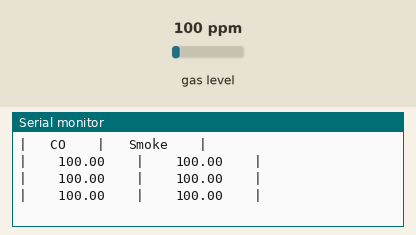
The sketch below on a simulated Arduino Uno, built with avr-gcc and run on an emulated ATmega328P. Parts: the last lines printed to the serial monitor. The inputs (shaded band) are chosen by the test bench; at power-on: gas level 100 ppm.

Above: at 1.2 s.
1.3 s: gas level set to 20 ppm
At 2.0 s:
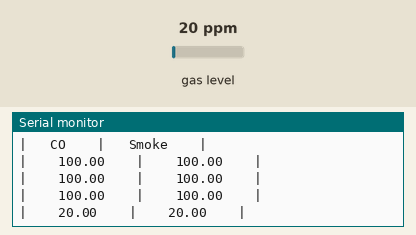
2.8 s: gas level set to 250 ppm
At 3.5 s:
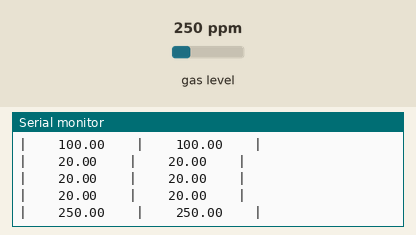
Timing chart, 0 to 5.8 s (numbered marks = the images above; inputs shaded):
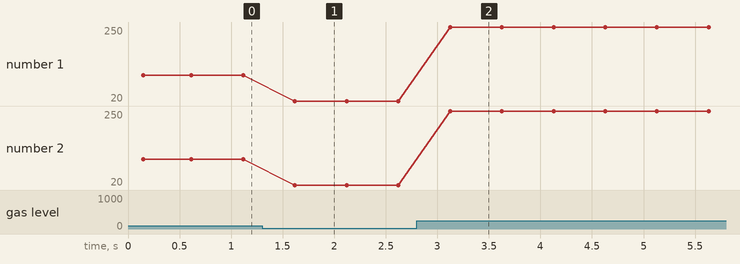

Measured:
- after the input at 1.3 s, the serial monitor: prints a new line after 0.32 s (image 1)
- after the input at 2.8 s, the serial monitor: prints a new line after 0.32 s (image 2)
- plotted number 1: 100 → 20 after the input at 1.3 s, 20 → 250 after the input at 2.8 s
- plotted number 2: 100 → 20 after the input at 1.3 s, 20 → 250 after the input at 2.8 s

The sketch:

MQ4.ino
```cpp
/**
 * @file MQ4.ino
 *
 * @author Jonathan Camenzuli
 *
 * @brief MQ4 Sensor Test
 *
 * Source code is part of my Final Year Project in Computer Engineering (2022/23) entitled
 * "Miniature implementation of an IoT-based Smart City"
 *
 * @date 10/05/2023
 *
 * @section hardware Hardware
 * -  Arduino MKR NB 1500
 * -  MQ4 Gas Sensor
 */

// Include the library
#include <MQUnifiedsensor.h>

// Definitions
#define board "Arduino UNO"
#define Voltage_Resolution 3.3
#define pin A1                // Analog input 0 of your arduino
#define type "MQ-4"           // MQ4
#define ADC_Bit_Resolution 10 // For arduino UNO/MEGA/NANO
#define RatioMQ4CleanAir 4.4  // RS/R0 = 4.4 ppm

// Declare Sensor
MQUnifiedsensor MQ4(board, Voltage_Resolution, ADC_Bit_Resolution, pin, type);

void setup()
{
    // Init the serial port communication - to debug the library
    Serial.begin(9600); // Init serial port

    // Waiting for Serial port to Connect
    while (!Serial)
        ;

    // Set math model to calculate the PPM concentration and the value of constants
    // delay(2500);
    MQ4.setRegressionMethod(0); // PPM = 10^{[log10(ratio)-b]/a}

    /*****************************  MQ Init ********************************************/
    // Remarks: Configure the pin of arduino as input.
    /************************************************************************************/
    MQ4.init();
    MQ4.setRL(1);

    /*
      //If the RL value is different from 10K please assign your RL value with the following method:
      MQ4.setRL(37);
    */
    /*****************************  MQ CAlibration ********************************************/
    // Explanation:
    // In this routine the sensor will measure the resistance of the sensor supposedly before being pre-heated
    // and on clean air (Calibration conditions), setting up R0 value.
    // We recomend executing this routine only on setup in laboratory conditions.
    // This routine does not need to be executed on each restart, you can load your R0 value from eeprom.
    // Acknowledgements: https://jayconsystems.com/blog/understanding-a-gas-sensor
    Serial.print("Calibrating please wait.");
    float calcR0 = 0;
    for (int i = 1; i <= 10; i++)
    {
        MQ4.update(); // Update data, the arduino will read the voltage from the analog pin
        calcR0 += MQ4.calibrate(RatioMQ4CleanAir);
        Serial.print(".");
    }
    Serial.print("calcR0:");
    Serial.println(calcR0);
    MQ4.setR0(calcR0 / 10);
    Serial.println("  done!.");

    if (isinf(calcR0))
    {
        Serial.println("Warning: Conection issue, R0 is infinite (Open circuit detected) please check your wiring and supply");
        while (1)
            ;
    }
    if (calcR0 == 0)
    {
        Serial.println("Warning: Conection issue found, R0 is zero (Analog pin shorts to ground) please check your wiring and supply");
        while (1)
            ;
    }
    /*****************************  MQ CAlibration ********************************************/

    Serial.println("*************** Values from MQ-4 **********************");
    Serial.println("|   CO    |   Smoke    |");
}

void loop()
{
    MQ4.update(); // Update data, the arduino will read the voltage from the analog pin

    MQ4.setA(-0.05849699);
    MQ4.setB(0.75427267);        // Configure the equation to to calculate CO concentration
    float CO = MQ4.readSensor(); // Sensor will read PPM concentration using the model, a and b values set previously or from the setup

    MQ4.setA(-0.036579755);
    MQ4.setB(0.6076452);            // Configure the equation to to calculate Smoke concentration
    float Smoke = MQ4.readSensor(); // Sensor will read PPM concentration using the model, a and b values set previously or from the setup

    Serial.print("|    ");
    Serial.print(CO);
    Serial.print("    |    ");
    Serial.print(Smoke);
    Serial.println("    |");

    delay(500); // Sampling frequency
}
```
